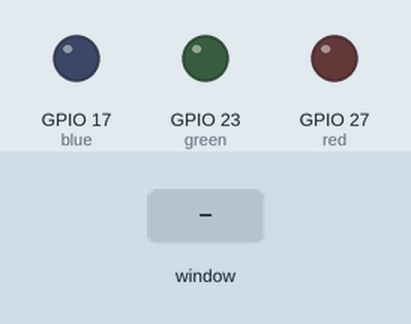
A program run on a simulated Raspberry Pi (BCM pin numbers). On the bench: output pins drawn as LEDs (lit = HIGH). The test bench sets the inputs (shaded band). The desktop window is not drawn, its controls go by their first labels and the mouse button is held 0.15 s. At 5.8 s the program stops and its outputs stay as they are.

Above: at 1.2 s.
1.3 s: control labelled "Turn Red LED ON" in the window clicked
At 2.2 s:
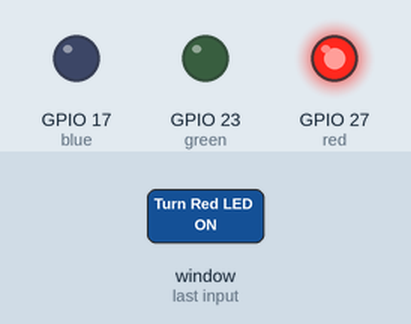
2.8 s: control labelled "Turn Blue LED ON" in the window clicked
At 3.4 s:
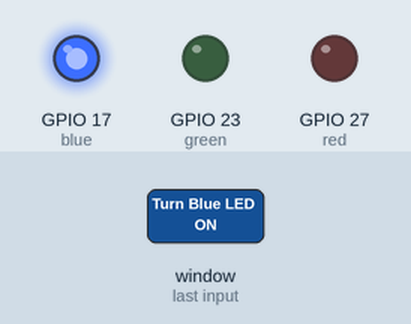
4.3 s: control labelled "Turn Green LED ON" in the window clicked
At 5.5 s:
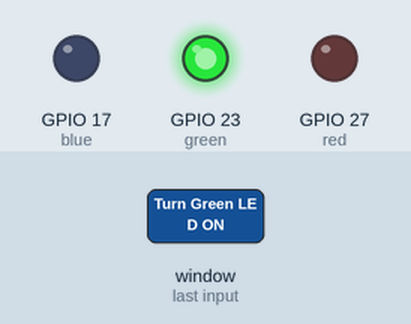
5.8 s: control labelled "Exit" in the window clicked
At 6.8 s:
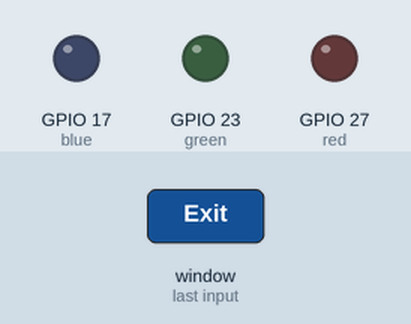
Timing chart, 0 to 7.3 s (numbered marks = the images above; inputs shaded):
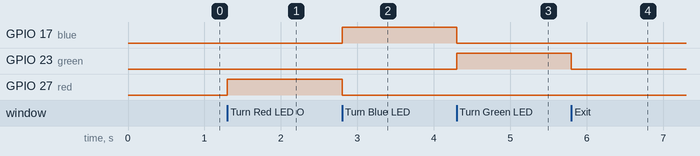

Measured:
- after the input at 1.3 s, GPIO 27 (red): LOW → HIGH at once
- after the input at 2.8 s, GPIO 17 (blue): LOW → HIGH at once; GPIO 27 (red): HIGH → LOW at once
- after the input at 4.3 s, GPIO 17 (blue): HIGH → LOW at once; GPIO 23 (green): LOW → HIGH at once
- after the input at 5.8 s, GPIO 23 (green): HIGH → LOW at once

The program:

5.2C.py
```python
from Tkinter import *
import RPi.GPIO as GPIO
from gpiozero import LED
import time


#setup
GPIO.setmode(GPIO.BCM)

#light pins
blue = LED(17)
red = LED(27)
green = LED(23)

# TKinter gui set up
root = Tk()
root.title("5.2C GUI Blinker")
root.geometry('300x200')

# Variable holder for radio buttons
x = IntVar()


# lights on per led colour

def Redledon():
    Off()
    red.on()

def Greenledon():
    Off()
    green.on()

def Blueledon():
    Off()
    blue.on()

# lights off command

def Off():
    blue.off()
    red.off()
    green.off()

def Terminate():
    GPIO.cleanup()
    root.destroy()


#   widgets and buttons
RedLED = Radiobutton(root, text = "Turn Red LED ON", variable = x, value = 5,command = Redledon,)
RedLED.grid(row=0, column=0)
BlueLED = Radiobutton(root, text = "Turn Blue LED ON", variable = x, value = 10,command = Blueledon)
BlueLED.grid(row=1, column=0)
GreenLED = Radiobutton(root, text = "Turn Green LED ON", variable = x, value = 15,command = Greenledon)
GreenLED.grid(row=2, column=0)

#Terminate
exitButton = Button(root, text = "Exit", command = Terminate, bg = 'orange')
exitButton.grid(row=3, column=0)


root.mainloop()
```
